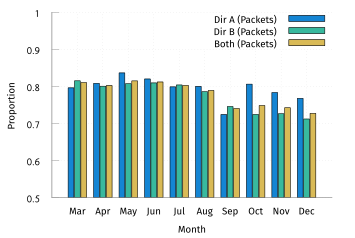

Write the gnuplot code that produced this figure.
set terminal tikz standalone color size 9cm,6cm font '\scriptsize' preamble '\usepackage{microtype} \usepackage[sfdefault]{FiraSans} \usepackage{newtxsf} \usepackage[T1]{fontenc} \renewcommand*\oldstylenums[1]{{\firaoldstyle #1}} \usepackage[binary-units, per-mode=symbol]{siunitx} \sisetup{detect-all}'
set output "ca-monthly-pres.tex"

load "gnuplot-palettes/parula.pal"

set boxwidth 0.9
set style data histogram
set style histogram cluster gap 1
set style fill solid border -1
set datafile separator ","
unset colorbox

set xlabel "Month"
set ylabel "Proportion"

set yrange [0.5:1.0]
set key at 10,1

plot '../results/dirA-1.csv' u 12: xtic(1) title "Dir A (Packets)" lc palette frac 0.25, \
     '../results/dirB-1.csv' u 12 title "Dir B (Packets)" lc palette frac 0.5, \
     '../results/biDir-1.csv' u 12 title "Both (Packets)" lc palette frac 0.75
